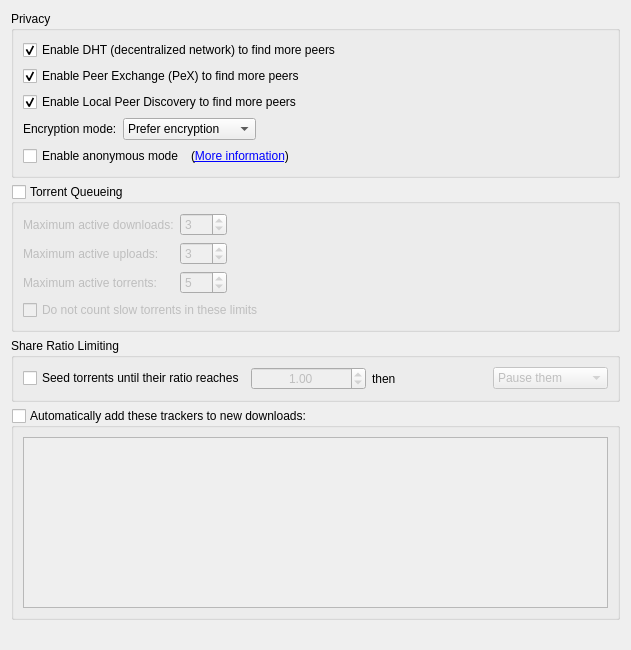
          <widget class="QWidget" name="scrollAreaWidgetContents_4">
           <property name="geometry">
            <rect>
             <x>0</x>
             <y>0</y>
             <width>631</width>
             <height>650</height>
            </rect>
           </property>
           <layout class="QVBoxLayout" name="verticalLayout_7">
            <item>
             <widget class="QGroupBox" name="AddBTFeaturesBox">
              <property name="title">
               <string>Privacy</string>
              </property>
              <layout class="QVBoxLayout" name="verticalLayout_14">
               <item>
                <widget class="QCheckBox" name="checkDHT">
                 <property name="text">
                  <string>Enable DHT (decentralized network) to find more peers</string>
                 </property>
                 <property name="checked">
                  <bool>true</bool>
                 </property>
                </widget>
               </item>
               <item>
                <widget class="QCheckBox" name="checkPeX">
                 <property name="toolTip">
                  <string>Exchange peers with compatible Bittorrent clients (µTorrent, Vuze, ...)</string>
                 </property>
                 <property name="text">
                  <string>Enable Peer Exchange (PeX) to find more peers</string>
                 </property>
                 <property name="checked">
                  <bool>true</bool>
                 </property>
                </widget>
               </item>
               <item>
                <widget class="QCheckBox" name="checkLSD">
                 <property name="toolTip">
                  <string>Look for peers on your local network</string>
                 </property>
                 <property name="text">
                  <string>Enable Local Peer Discovery to find more peers</string>
                 </property>
                 <property name="checked">
                  <bool>true</bool>
                 </property>
                </widget>
               </item>
               <item>
                <layout class="QHBoxLayout">
                 <item>
                  <widget class="QLabel" name="lbl_encryption">
                   <property name="text">
                    <string>Encryption mode:</string>
                   </property>
                  </widget>
                 </item>
                 <item>
                  <widget class="QComboBox" name="comboEncryption">
                   <item>
                    <property name="text">
                     <string>Prefer encryption</string>
                    </property>
                   </item>
                   <item>
                    <property name="text">
                     <string>Require encryption</string>
                    </property>
                   </item>
                   <item>
                    <property name="text">
                     <string>Disable encryption</string>
                    </property>
                   </item>
                  </widget>
                 </item>
                 <item>
                  <spacer>
                   <property name="orientation">
                    <enum>Qt::Horizontal</enum>
                   </property>
                   <property name="sizeHint" stdset="0">
                    <size>
                     <width>40</width>
                     <height>20</height>
                    </size>
                   </property>
                  </spacer>
                 </item>
                </layout>
               </item>
               <item>
                <layout class="QHBoxLayout" name="horizontalLayout_6">
                 <item>
                  <widget class="QCheckBox" name="checkAnonymousMode">
                   <property name="toolTip">
                    <string>Enable when using a proxy or a VPN connection</string>
                   </property>
                   <property name="text">
                    <string>Enable anonymous mode</string>
                   </property>
                  </widget>
                 </item>
                 <item>
                  <widget class="QLabel" name="label_anonymous">
                   <property name="text">
                    <string> (&lt;a href=&quot;https://github.com/qbittorrent/qBittorrent/wiki/Anonymous-Mode&quot;&gt;More information&lt;/a&gt;)</string>
                   </property>
                   <property name="openExternalLinks">
                    <bool>true</bool>
                   </property>
                  </widget>
                 </item>
                 <item>
                  <spacer name="horizontalSpacer_14">
                   <property name="orientation">
                    <enum>Qt::Horizontal</enum>
                   </property>
                   <property name="sizeHint" stdset="0">
                    <size>
                     <width>40</width>
                     <height>20</height>
                    </size>
                   </property>
                  </spacer>
                 </item>
                </layout>
               </item>
              </layout>
             </widget>
            </item>
            <item>
             <widget class="QGroupBox" name="checkEnableQueueing">
              <property name="title">
               <string>Torrent Queueing</string>
              </property>
              <property name="checkable">
               <bool>true</bool>
              </property>
              <property name="checked">
               <bool>false</bool>
              </property>
              <layout class="QGridLayout" name="gridLayout_2">
               <property name="bottomMargin">
                <number>9</number>
               </property>
               <item row="0" column="0">
                <widget class="QLabel" name="label_max_active_dl">
                 <property name="text">
                  <string>Maximum active downloads:</string>
                 </property>
                </widget>
               </item>
               <item row="0" column="1">
                <widget class="QSpinBox" name="spinMaxActiveDownloads">
                 <property name="minimum">
                  <number>-1</number>
                 </property>
                 <property name="maximum">
                  <number>999</number>
                 </property>
                 <property name="value">
                  <number>3</number>
                 </property>
                </widget>
               </item>
               <item row="1" column="0">
                <widget class="QLabel" name="label_max_active_up">
                 <property name="text">
                  <string>Maximum active uploads:</string>
                 </property>
                </widget>
               </item>
               <item row="1" column="1">
                <widget class="QSpinBox" name="spinMaxActiveUploads">
                 <property name="minimum">
                  <number>-1</number>
                 </property>
                 <property name="maximum">
                  <number>999</number>
                 </property>
                 <property name="value">
                  <number>3</number>
                 </property>
                </widget>
               </item>
               <item row="2" column="0">
                <widget class="QLabel" name="maxActiveTorrents_lbl">
                 <property name="text">
                  <string>Maximum active torrents:</string>
                 </property>
                </widget>
               </item>
               <item row="2" column="1">
                <widget class="QSpinBox" name="spinMaxActiveTorrents">
                 <property name="minimum">
                  <number>-1</number>
                 </property>
                 <property name="maximum">
                  <number>999</number>
                 </property>
                 <property name="value">
                  <number>5</number>
                 </property>
                </widget>
               </item>
               <item row="1" column="2">
                <spacer name="horizontalSpacer_2">
                 <property name="orientation">
                  <enum>Qt::Horizontal</enum>
                 </property>
                 <property name="sizeHint" stdset="0">
                  <size>
                   <width>40</width>
                   <height>20</height>
                  </size>
                 </property>
                </spacer>
               </item>
               <item row="0" column="2">
                <spacer name="horizontalSpacer_7">
                 <property name="orientation">
                  <enum>Qt::Horizontal</enum>
                 </property>
                 <property name="sizeHint" stdset="0">
                  <size>
                   <width>40</width>
                   <height>20</height>
                  </size>
                 </property>
                </spacer>
               </item>
               <item row="2" column="2">
                <spacer name="horizontalSpacer_11">
                 <property name="orientation">
                  <enum>Qt::Horizontal</enum>
                 </property>
                 <property name="sizeHint" stdset="0">
                  <size>
                   <width>40</width>
                   <height>20</height>
                  </size>
                 </property>
                </spacer>
               </item>
               <item row="3" column="0" colspan="3">
                <widget class="QCheckBox" name="checkIgnoreSlowTorrentsForQueueing">
                 <property name="text">
                  <string>Do not count slow torrents in these limits</string>
                 </property>
                </widget>
               </item>
              </layout>
             </widget>
            </item>
            <item>
             <widget class="QGroupBox" name="ratioBox">
              <property name="title">
               <string>Share Ratio Limiting</string>
              </property>
              <layout class="QVBoxLayout">
               <property name="bottomMargin">
                <number>9</number>
               </property>
               <item>
                <layout class="QHBoxLayout">
                 <item>
                  <widget class="QCheckBox" name="checkMaxRatio">
                   <property name="text">
                    <string>Seed torrents until their ratio reaches</string>
                   </property>
                  </widget>
                 </item>
                 <item>
                  <widget class="QDoubleSpinBox" name="spinMaxRatio">
                   <property name="enabled">
                    <bool>false</bool>
                   </property>
                   <property name="alignment">
                    <set>Qt::AlignHCenter</set>
                   </property>
                   <property name="minimum">
                    <double>0.000000000000000</double>
                   </property>
                   <property name="maximum">
                    <double>9998.000000000000000</double>
                   </property>
                   <property name="singleStep">
                    <double>0.050000000000000</double>
                   </property>
                   <property name="value">
                    <double>1.000000000000000</double>
                   </property>
                  </widget>
                 </item>
                 <item>
                  <widget class="QLabel" name="label">
                   <property name="text">
                    <string>then</string>
                   </property>
                  </widget>
                 </item>
                 <item>
                  <widget class="QComboBox" name="comboRatioLimitAct">
                   <property name="enabled">
                    <bool>false</bool>
                   </property>
                   <item>
                    <property name="text">
                     <string>Pause them</string>
                    </property>
                   </item>
                   <item>
                    <property name="text">
                     <string>Remove them</string>
                    </property>
                   </item>
                  </widget>
                 </item>
                </layout>
               </item>
              </layout>
             </widget>
            </item>
            <item>
             <widget class="QGroupBox" name="checkEnableAddTrackers">
              <property name="sizePolicy">
               <sizepolicy hsizetype="Preferred" vsizetype="Preferred">
                <horstretch>0</horstretch>
                <verstretch>0</verstretch>
               </sizepolicy>
              </property>
              <property name="title">
               <string>Automatically add these trackers to new downloads:</string>
              </property>
              <property name="checkable">
               <bool>true</bool>
              </property>
              <property name="checked">
               <bool>false</bool>
              </property>
              <layout class="QGridLayout" name="gridLayout_16">
               <item row="0" column="0">
                <widget class="QPlainTextEdit" name="textTrackers">
                 <property name="enabled">
                  <bool>true</bool>
                 </property>
                 <property name="focusPolicy">
                  <enum>Qt::StrongFocus</enum>
                 </property>
                </widget>
               </item>
              </layout>
             </widget>
            </item>
            <item>
             <spacer name="verticalSpacer_8">
              <property name="orientation">
               <enum>Qt::Vertical</enum>
              </property>
              <property name="sizeHint" stdset="0">
               <size>
                <width>20</width>
                <height>40</height>
               </size>
              </property>
             </spacer>
            </item>
           </layout>
          </widget>
